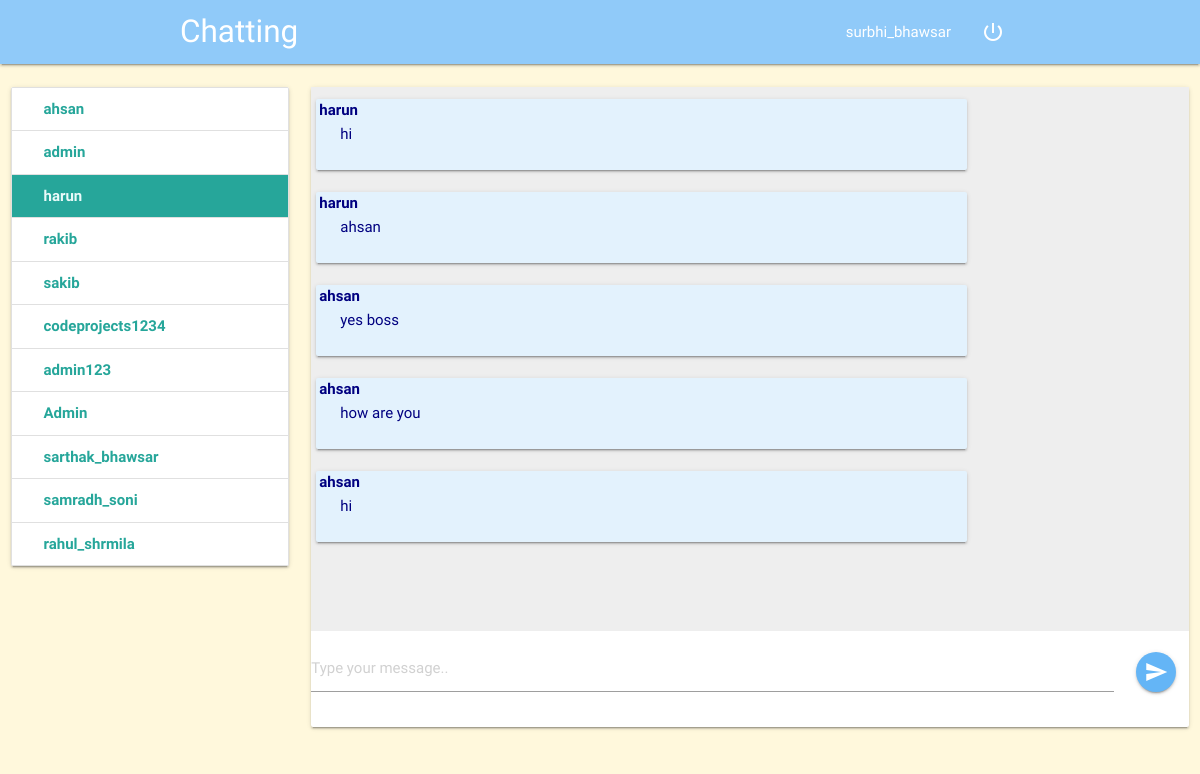
The page /chat/3/5/ (signed in) on the database its author committed.
### chat/models.py (models this page shows)
class Message(models.Model):
    sender = models.ForeignKey(User, on_delete=models.CASCADE, related_name='sender')
    receiver = models.ForeignKey(User, on_delete=models.CASCADE, related_name='receiver')
    message = models.CharField(max_length=1200)
    timestamp = models.DateTimeField(auto_now_add=True)
    is_read = models.BooleanField(default=False)
    def __str__(self):
        return self.message
    class Meta:
        ordering = ('timestamp',)

### chat/views.py (the view)
# urls.py: path('chat/<int:sender>/<int:receiver>/', views.message_view, name='chat'),
def message_view(request, sender, receiver):
    if not request.user.is_authenticated:
        return redirect('index')
    if request.method == "GET":
        return render(request, "chat/messages.html",
                      {'users': User.objects.exclude(username=request.user.username),
                       'receiver': User.objects.get(id=receiver),
                       'messages': Message.objects.filter(sender_id=sender, receiver_id=receiver) |
                                   Message.objects.filter(sender_id=receiver, receiver_id=sender)})

### templates/chat/messages.html (shortened to what this page needs)
{% extends 'chat/chat.html' %}
{% block messages %}
    {% for message in messages %}
    {% if message.sender == request.user %}
<div class="card-panel right" style="width: 75%; position: relative">
    <div style="position: absolute; top: 0; left:3px; font-weight: bolder" class="title">You</div>
    {{ message }}
</div>
    {% else %}
<div class="card-panel left blue lighten-5" style="width: 75%; position: relative">
    <div style="position: absolute; top: 0; left:3px; font-weight: bolder" class="title">{{ message.sender }}</div>
    {{ message }}
</div>
    {% endif %}
    {% endfor %}
{% endblock %}

### templates/chat/chat.html (shortened to what this page needs)
{% extends 'chat/index.html' %}
{% block body %}
<nav class="blue lighten-3">
    <div class="nav-wrapper container">
      <a href="#" class="brand-logo">Chatting</a>
      <ul id="nav-mobile" class="right hide-on-med-and-down">
          <li><a href="">{{ request.user.username }}</a></li>
          <li><a href="{% url 'logout' %}"><i class="material-icons">power_settings_new</i></a></li>
      </ul>
    </div>
</nav>
    <div class="section" style="height: 80vh">
    <div class="row">
        <div class="col s3">
        <div class="card">
            <div class="collection">
                {% for user in users %}
                <a href="{% url 'chat' request.user.id user.id %}" id="user{{ user.id }}" class="collection-item row">
                    <div class="col s8">
                    <span class="title" style="font-weight: bolder">{{ user.username }}</span>
                    </div>
                </a>
                {% endfor %}
            </div>
        </div>
        </div>
        <div class="col s9">
            <div class="card">
            <div id="board" class="section grey lighten-3" style="height: 68vh; padding: 5px; overflow-y: scroll">
                {% block messages %}
                {% endblock %}
            </div>
            <form id="chat-box" class="form-group {% block hide %}hide{% endblock %}" method="post">
                <div class="row">
                    <div class="col s11">
                        <div class="input-field">
                            <input id="id_message" name="message" type="text" placeholder="Type your message..">
                        </div>
                    </div>
                    <div class="col s1" style="line-height: 80px">
                        <button class="btn btn-floating blue lighten-2 waves-effect waves-light"><i class="material-icons">send</i></button>
                    </div>
                </div>
            </form>
            </div>
        </div>
    </div>
    </div>
    {% load staticfiles %}
{% endblock %}

### static/css/style.css (style rules this page uses)
body { background-color: cornsilk; color: navy; }

### rows shown on the page
Message: sender "harun", message "hi"
Message: sender "harun", message "ahsan"
Message: sender "ahsan", message "yes boss"
Message: sender "ahsan", message "how are you"
Message: sender "ahsan", message "hi"

### other values the page prints
{{ request.user.username }} "surbhi_bhawsar"
{{ user.username }} "ahsan"
{{ user.username }} "admin"
{{ user.username }} "harun"
{{ user.username }} "rakib"
{{ user.username }} "sakib"
{{ user.username }} "codeprojects1234"
{{ user.username }} "admin123"
{{ user.username }} "Admin"
{{ user.username }} "sarthak_bhawsar"
{{ user.username }} "samradh_soni"
{{ user.username }} "rahul_shrmila"
